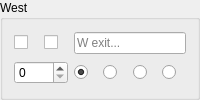
       <widget class="QGroupBox" name="groupBox_w">
        <property name="sizePolicy">
         <sizepolicy hsizetype="Preferred" vsizetype="Preferred">
          <horstretch>0</horstretch>
          <verstretch>0</verstretch>
         </sizepolicy>
        </property>
        <property name="title">
         <string>West</string>
        </property>
        <layout class="QGridLayout" name="gridLayout_w">
         <item row="0" column="0">
          <widget class="QCheckBox" name="noroute_w">
           <property name="cursor">
            <cursorShape>PointingHandCursor</cursorShape>
           </property>
           <property name="focusPolicy">
            <enum>Qt::NoFocus</enum>
           </property>
           <property name="toolTip">
            <string>&lt;p&gt;Prevent a route being created via this exit, equivalent to an infinite exit weight.&lt;/p&gt;</string>
           </property>
           <property name="text">
            <string/>
           </property>
           <property name="checkable">
            <bool>true</bool>
           </property>
          </widget>
         </item>
         <item row="0" column="1">
          <widget class="QCheckBox" name="stub_w">
           <property name="cursor">
            <cursorShape>PointingHandCursor</cursorShape>
           </property>
           <property name="toolTip">
            <string>&lt;p&gt;Create an exit in this direction with unknown destination, mutually exclusive with an actual exit roomID.&lt;/p&gt;</string>
           </property>
           <property name="text">
            <string/>
           </property>
          </widget>
         </item>
         <item row="0" column="2" colspan="4">
          <widget class="QLineEdit" name="w">
           <property name="text">
            <string/>
           </property>
           <property name="placeholderText">
            <string>W exit...</string>
           </property>
          </widget>
         </item>
         <item row="1" column="0" colspan="2">
          <widget class="QSpinBox" name="weight_w">
           <property name="cursor">
            <cursorShape>SizeVerCursor</cursorShape>
           </property>
           <property name="toolTip">
            <string>&lt;p&gt;Set to a positive value to override the default (Room) Weight for using this Exit route, zero value assigns the default.&lt;/p&gt;</string>
           </property>
           <property name="maximum">
            <number>9999</number>
           </property>
          </widget>
         </item>
         <item row="1" column="2">
          <widget class="QRadioButton" name="doortype_none_w">
           <property name="cursor">
            <cursorShape>PointingHandCursor</cursorShape>
           </property>
           <property name="toolTip">
            <string>&lt;p&gt;No door symbol is drawn on 2D Map for this exit.&lt;/p&gt;</string>
           </property>
           <property name="text">
            <string/>
           </property>
           <property name="checked">
            <bool>true</bool>
           </property>
           <attribute name="buttonGroup">
            <string notr="true">doortype_w</string>
           </attribute>
          </widget>
         </item>
         <item row="1" column="3">
          <widget class="QRadioButton" name="doortype_open_w">
           <property name="cursor">
            <cursorShape>PointingHandCursor</cursorShape>
           </property>
           <property name="toolTip">
            <string>&lt;p&gt;Green (Open) door symbol is drawn on 2D Map, can be set on either a stub or a real exit.&lt;/p&gt;</string>
           </property>
           <property name="text">
            <string/>
           </property>
           <attribute name="buttonGroup">
            <string notr="true">doortype_w</string>
           </attribute>
          </widget>
         </item>
         <item row="1" column="4">
          <widget class="QRadioButton" name="doortype_closed_w">
           <property name="cursor">
            <cursorShape>PointingHandCursor</cursorShape>
           </property>
           <property name="toolTip">
            <string>&lt;p&gt;Orange (Closed) door symbol is drawn on 2D Map, can be set on either a stub or a real exit.&lt;/p&gt;</string>
           </property>
           <property name="text">
            <string/>
           </property>
           <attribute name="buttonGroup">
            <string notr="true">doortype_w</string>
           </attribute>
          </widget>
         </item>
         <item row="1" column="5">
          <widget class="QRadioButton" name="doortype_locked_w">
           <property name="cursor">
            <cursorShape>PointingHandCursor</cursorShape>
           </property>
           <property name="toolTip">
            <string>&lt;p&gt;Red (Locked) door symbol is drawn on 2D Map, can be set on either a stub or a real exit.&lt;/p&gt;</string>
           </property>
           <property name="text">
            <string/>
           </property>
           <attribute name="buttonGroup">
            <string notr="true">doortype_w</string>
           </attribute>
          </widget>
         </item>
        </layout>
       </widget>
